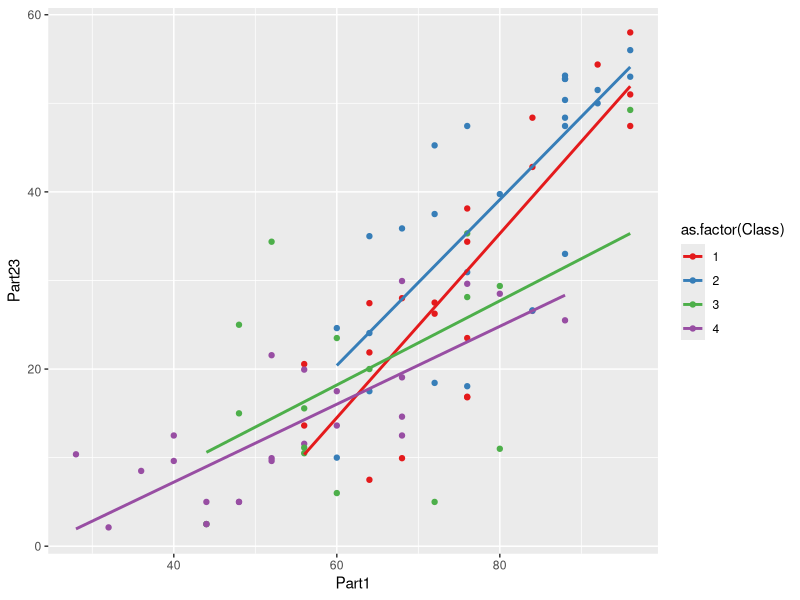

Source code (R):
require(ggplot2)
require(RColorBrewer)
setwd(dirname(rstudioapi::getActiveDocumentContext()$path))
df <- read.table(file="matematikas-centralizetais.csv", 
                 sep=",", header=TRUE)
df$Part23 = 0.50*df$Part2 + (0.1875)*df$Part3
ggplot(df, aes(x=Part1, y=Part23, color=as.factor(Class))) + 
  geom_point() + 
  scale_color_manual(values=brewer.pal(4,"Set1")) + 
  geom_smooth(method='lm', se = FALSE)
